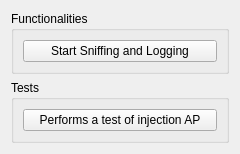
          <widget class="QWidget" name="page1">
           <property name="geometry">
            <rect>
             <x>0</x>
             <y>0</y>
             <width>240</width>
             <height>150</height>
            </rect>
           </property>
           <attribute name="label">
            <string>General functionalities</string>
           </attribute>
           <layout class="QVBoxLayout">
            <item>
             <widget class="QGroupBox" name="buttonGroup2_3_2">
              <property name="title">
               <string>Functionalities</string>
              </property>
              <layout class="QVBoxLayout">
               <item>
                <widget class="QPushButton" name="button_wep_start_sniff">
                 <property name="text">
                  <string>Start Sniffing and Logging</string>
                 </property>
                </widget>
               </item>
              </layout>
             </widget>
            </item>
            <item>
             <widget class="QGroupBox" name="buttonGroup2_3">
              <property name="title">
               <string>Tests</string>
              </property>
              <layout class="QVBoxLayout">
               <item>
                <widget class="QPushButton" name="button_wep_test_inj">
                 <property name="text">
                  <string>Performs a test of injection AP</string>
                 </property>
                </widget>
               </item>
              </layout>
             </widget>
            </item>
            <item>
             <spacer name="spacer22_4">
              <property name="orientation">
               <enum>Qt::Vertical</enum>
              </property>
              <property name="sizeType">
               <enum>QSizePolicy::Expanding</enum>
              </property>
              <property name="sizeHint" stdset="0">
               <size>
                <width>41</width>
                <height>110</height>
               </size>
              </property>
             </spacer>
            </item>
           </layout>
          </widget>
